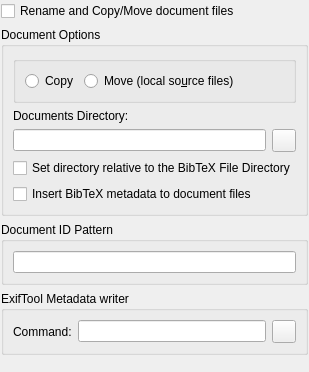
     <widget class="QWidget" name="Documents">
      <layout class="QGridLayout">
       <property name="margin">
        <number>1</number>
       </property>
       <item row="0" column="0">
        <widget class="QCheckBox" name="MovePdf">
         <property name="text">
          <string>Rename and Copy/Move document files</string>
         </property>
         <property name="shortcut">
          <string/>
         </property>
        </widget>
       </item>
       <item row="1" column="0">
        <widget class="QGroupBox" name="RenameCopyMovePdf">
         <property name="title">
          <string>Document Options</string>
         </property>
         <layout class="QGridLayout">
          <property name="margin">
           <number>9</number>
          </property>
          <property name="spacing">
           <number>6</number>
          </property>
          <item row="1" column="0">
           <widget class="QLabel" name="label">
            <property name="text">
             <string>Documents Directory:</string>
            </property>
           </widget>
          </item>
          <item row="4" column="0">
           <widget class="QCheckBox" name="InsertMetadata">
            <property name="text">
             <string>Insert BibTeX metadata to document files</string>
            </property>
           </widget>
          </item>
          <item row="3" column="0">
           <widget class="QCheckBox" name="RelativePdfDirectory">
            <property name="text">
             <string>Set directory relative to the BibTeX File Directory</string>
            </property>
           </widget>
          </item>
          <item row="2" column="0">
           <layout class="QHBoxLayout">
            <property name="spacing">
             <number>6</number>
            </property>
            <property name="margin">
             <number>0</number>
            </property>
            <item>
             <widget class="c2bLineEdit" name="PdfDirectory">
              <property name="text">
               <string/>
              </property>
             </widget>
            </item>
            <item>
             <widget class="QToolButton" name="PdfDir">
              <property name="statusTip">
               <string>Select PDF directory</string>
              </property>
              <property name="icon">
               <iconset resource="cb2bib.qrc">
                <normaloff>:/icons/icons/mimeFolder.png</normaloff>:/icons/icons/mimeFolder.png</iconset>
              </property>
             </widget>
            </item>
           </layout>
          </item>
          <item row="0" column="0">
           <widget class="QGroupBox" name="CopyMovePdf">
            <property name="title">
             <string/>
            </property>
            <layout class="QGridLayout">
             <property name="margin">
              <number>9</number>
             </property>
             <property name="spacing">
              <number>6</number>
             </property>
             <item row="0" column="2">
              <spacer>
               <property name="orientation">
                <enum>Qt::Horizontal</enum>
               </property>
               <property name="sizeHint" stdset="0">
                <size>
                 <width>40</width>
                 <height>20</height>
                </size>
               </property>
              </spacer>
             </item>
             <item row="0" column="1">
              <widget class="QRadioButton" name="Move">
               <property name="text">
                <string>Move (local so&amp;urce files)</string>
               </property>
              </widget>
             </item>
             <item row="0" column="0">
              <widget class="QRadioButton" name="Copy">
               <property name="text">
                <string>Copy</string>
               </property>
               <property name="shortcut">
                <string/>
               </property>
              </widget>
             </item>
            </layout>
           </widget>
          </item>
         </layout>
        </widget>
       </item>
       <item row="2" column="0">
        <widget class="QGroupBox" name="DocumentIdPatternBox">
         <property name="title">
          <string>Document ID Pattern</string>
         </property>
         <layout class="QGridLayout" name="_2">
          <property name="margin">
           <number>9</number>
          </property>
          <property name="spacing">
           <number>6</number>
          </property>
          <item row="0" column="0">
           <widget class="c2bIdPatternLineEdit" name="DocumentIdPattern">
            <property name="statusTip">
             <string>Right click to edit pattern placeholders</string>
            </property>
           </widget>
          </item>
         </layout>
        </widget>
       </item>
       <item row="3" column="0">
        <widget class="QGroupBox" name="groupBox_18">
         <property name="title">
          <string>ExifTool Metadata writer</string>
         </property>
         <layout class="QGridLayout">
          <property name="margin">
           <number>9</number>
          </property>
          <property name="spacing">
           <number>6</number>
          </property>
          <item row="0" column="1">
           <widget class="c2bLineEdit" name="ExifToolBin">
            <property name="text">
             <string/>
            </property>
           </widget>
          </item>
          <item row="0" column="2">
           <widget class="QToolButton" name="ExifToolDir">
            <property name="statusTip">
             <string>Select ExifTool executable</string>
            </property>
            <property name="icon">
             <iconset resource="cb2bib.qrc">
              <normaloff>:/icons/icons/mimeFolder.png</normaloff>:/icons/icons/mimeFolder.png</iconset>
            </property>
           </widget>
          </item>
          <item row="0" column="0">
           <widget class="QLabel" name="textLabel1_6">
            <property name="text">
             <string>Command:</string>
            </property>
           </widget>
          </item>
         </layout>
        </widget>
       </item>
       <item row="4" column="0">
        <spacer>
         <property name="orientation">
          <enum>Qt::Vertical</enum>
         </property>
         <property name="sizeHint" stdset="0">
          <size>
           <width>20</width>
           <height>16</height>
          </size>
         </property>
        </spacer>
       </item>
      </layout>
     </widget>
